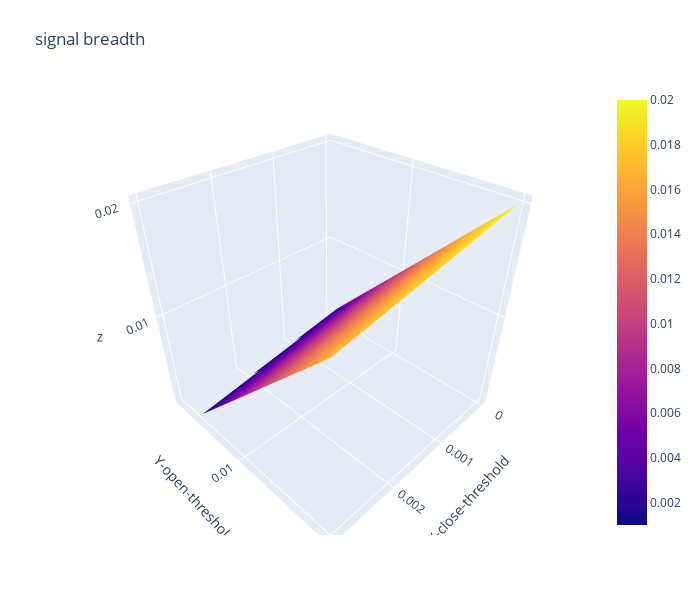

The code cell stored with this chart in its notebook:
### Code cell
import plotly.graph_objects as go

x_data = df_breadth.columns.to_list() # close threshold

y_data = df_breadth.index.to_list() # open threshold

z_data = df_breadth.copy(deep=True) # win rate

fig = go.Figure(data=[go.Surface(z=z_data.values,x=x_data,y=y_data)])

fig.update_layout(title="signal breadth", # 标题
                  autosize=False,  # 尺度自动缩放
                  width=700,  # 长宽
                  height=600,
                  margin=dict(l=65,r=50,b=65,t=90),  # 4个位置的距离
                  scene=dict(xaxis_title='X-close-threshold',yaxis_title='Y-open-threshold')
                )

fig.show()

### Figure 1 — Plotly figure (JSON) as saved in the notebook; plotly's stock layout.template omitted (floating-point values rounded to 4 significant figures)
{"data": [{"type": "surface", "x": [0, 0.001, 0.002, 0.003], "y": [0.001, 0.002, 0.003, 0.004, 0.005, 0.006, 0.007, 0.008, 0.009, 0.01, 0.011, 0.012, 0.013, 0.014, 0.015, 0.016, 0.017, 0.018, 0.019, 0.02], "z": [[0.001, null, null, null], [0.002, 0.001, null, null], [0.003, 0.002, 0.001, null], [0.004, 0.003, 0.002, 0.001], [0.005, 0.004, 0.003, 0.002], [0.006, 0.005, 0.004, 0.003], [0.007, 0.006, 0.005, 0.004], [0.008, 0.007, 0.006, 0.005], [0.009, 0.008, 0.007, 0.006], [0.01, 0.009, 0.008, 0.007], [0.011, 0.01, 0.009, 0.008], [0.012, 0.011, 0.01, 0.009], [0.013, 0.012, 0.011, 0.01], [0.014, 0.013, 0.012, 0.011], [0.015, 0.014, 0.013, 0.012], [0.016, 0.015, 0.014, 0.013], [0.017, 0.016, 0.015, 0.014], [0.018, 0.017, 0.016, 0.015], [0.019, 0.018, 0.017, 0.016], [0.02, 0.019, 0.018, 0.017]]}], "layout": {"autosize": false, "height": 600, "margin": {"b": 65, "l": 65, "r": 50, "t": 90}, "scene": {"xaxis": {"title": {"text": "X-close-threshold"}}, "yaxis": {"title": {"text": "Y-open-threshold"}}}, "title": {"text": "signal breadth"}, "width": 700}}
